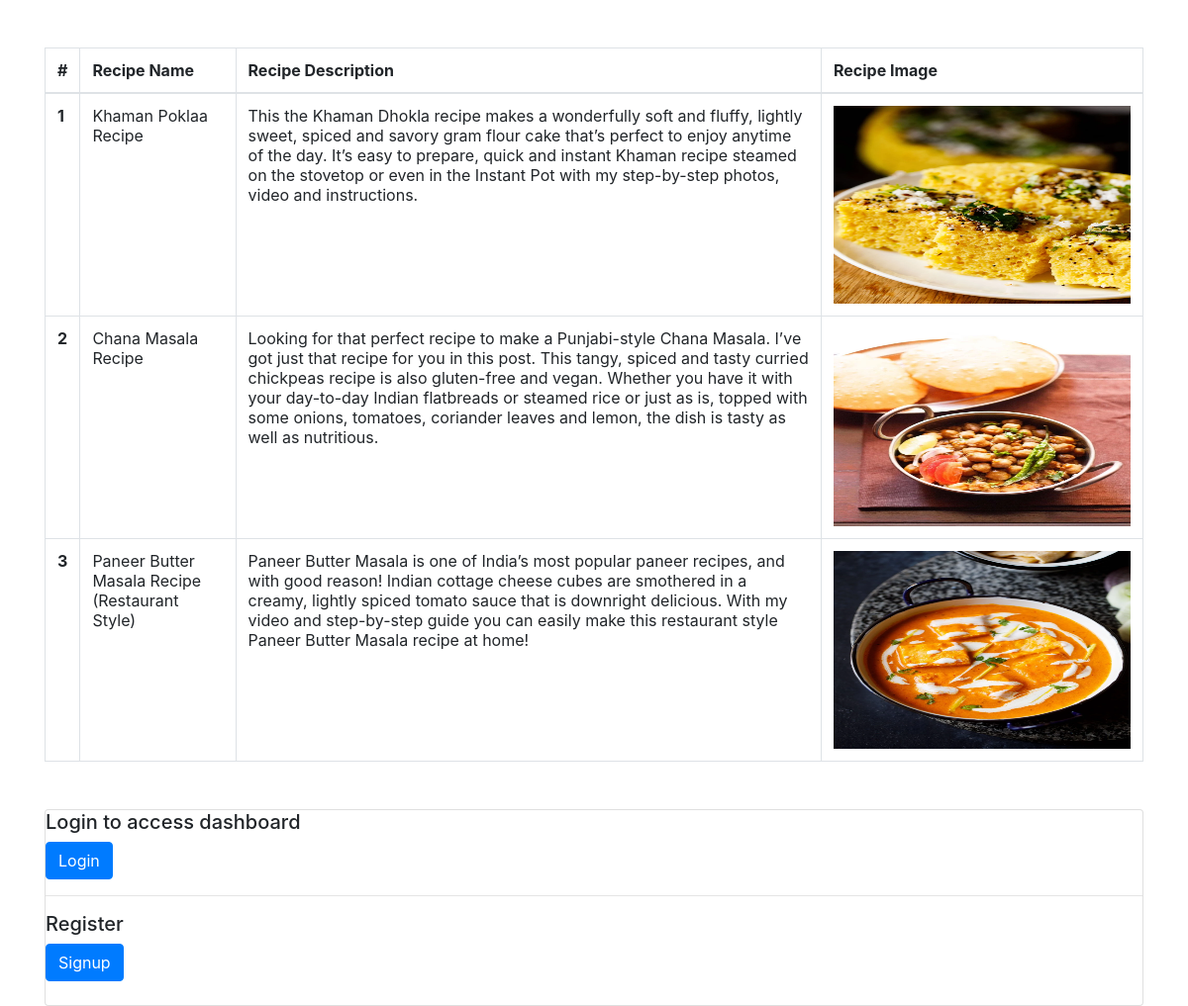
Screenshot of /recipe/ with the database file from the repository.
### recipe/models.py (models this page shows)
class Recipe(models.Model):
    recipe_name=models.CharField(max_length=50)
    recipe_desc=models.TextField()
    recipe_image=models.ImageField(upload_to='recipies')

### recipe/views.py (the view, shortened to what this page needs)
# urls.py: path('recipe/',views.recipies,name="recipe"),
def recipies(request):
    queryset=Recipe.objects.all()
    if request.GET.get('search'):
        queryset=queryset.filter(recipe_name__icontains=request.GET.get('search'))
    context={'recipes':queryset}
    return render(request,'recip.html',context)

### recipe/templates/recip.html (shortened to what this page needs)
{% load static %}
<link rel="stylesheet" href="https://stackpath.bootstrapcdn.com/bootstrap/4.5.2/css/bootstrap.min.css">
<div class="container mt-5 ">
      <table class="table table-bordered">
        <thead>
          <tr>
            <th scope="col">#</th>
            <th scope="col">Recipe Name</th>
            <th scope="col">Recipe Description</th>
            <th scope="col">Recipe Image</th>
          </tr>
        </thead>
        <tbody>
            {% for r in recipes %}
          <tr>
            <th scope="row">{{forloop.counter}}</th>
            <td>{{r.recipe_name}}</td>
            <td>{{r.recipe_desc}}</td>
            <td> <img src="/recipies/{{r.recipe_image}}" alt=""
              class="custom-width"  height="200px"></td>
          </tr>
          {% endfor %}
        </tbody>
      </table>
  {% if not user.is_authenticated %}
  <div class="card mt-5">
      <h5>Login to access dashboard</h5>
      <form method="POST">
          <a href="{% url 'login' %}" class="btn btn-primary">Login</a>
        <hr> <h5> Register <h5> <a href="{% url 'register' %}"
          class="btn btn-primary">Signup</a>
      </form>
  </div>
  {% endif %}
</div>

### recipe/templates/recip.html (style rules this page uses)
.custom-width { width: 300px; }

### rows the page displays
Recipe: recipe_name "Khaman Poklaa Recipe", recipe_desc "This the Khaman Dhokla recipe makes a wonderfully soft and fluffy, lightly sweet, spiced and savory gram flour cake that’s perfect to enjoy anytime of the day. It’s easy to prepare, quick and instant Khaman recipe steamed on the stovetop or even in the Instant Pot with my step-by-step photos, video and instructions.", recipe_image (picture)
Recipe: recipe_name "Chana Masala Recipe", recipe_desc "Looking for that perfect recipe to make a Punjabi-style Chana Masala. I’ve got just that recipe for you in this post. This tangy, spiced and tasty curried chickpeas recipe is also gluten-free and vegan. Whether you have it with your day-to-day Indian flatbreads or steamed rice or just as is, topped with some onions, tomatoes, coriander leaves and lemon, the dish is tasty as well as nutritious.", recipe_image (picture)
Recipe: recipe_name "Paneer Butter Masala Recipe (Restaurant Style)", recipe_desc "Paneer Butter Masala is one of India’s most popular paneer recipes, and with good reason! Indian cottage cheese cubes are smothered in a creamy, lightly spiced tomato sauce that is downright delicious. With my video and step-by-step guide you can easily make this restaurant style Paneer Butter Masala recipe at home!", recipe_image (picture)
